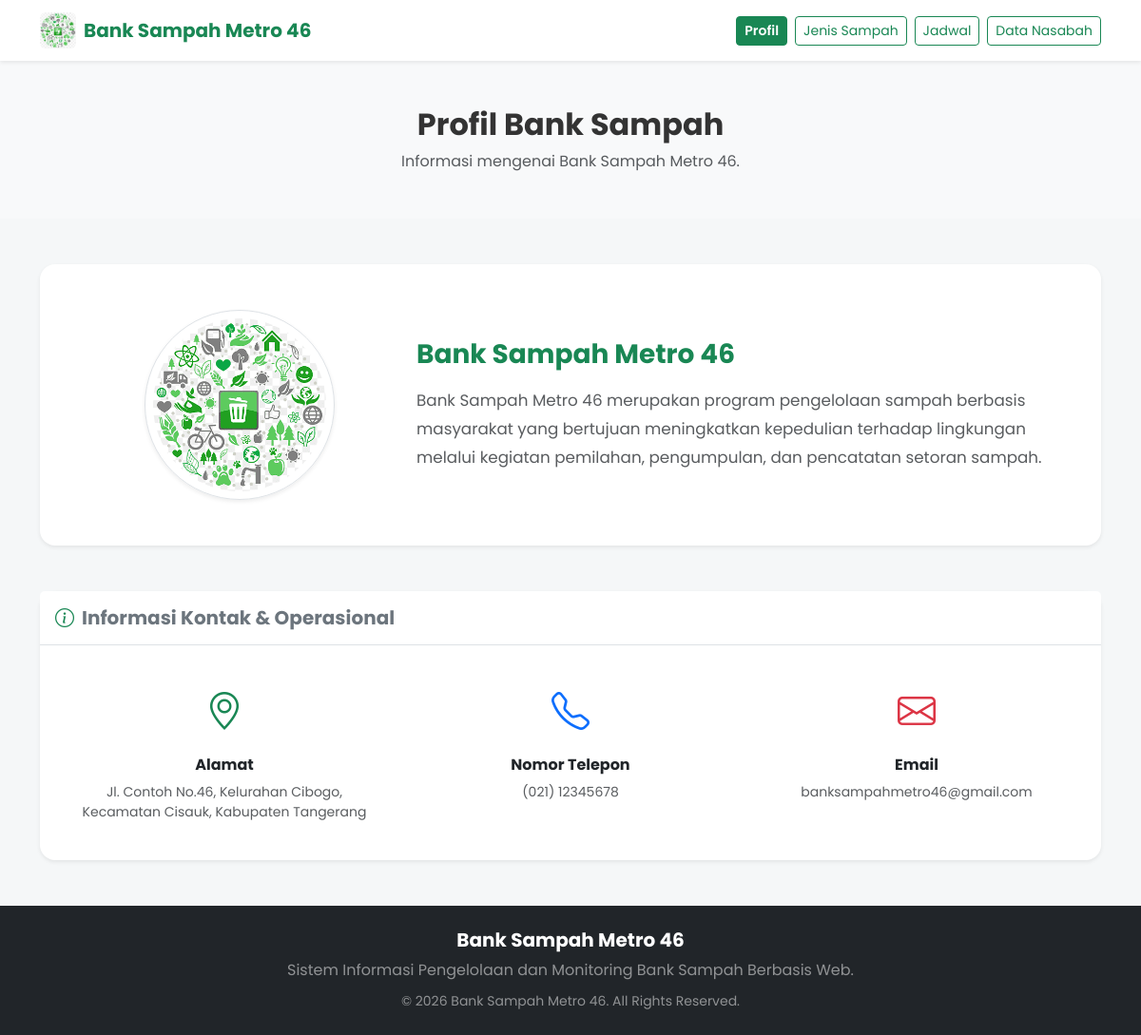
The page /pages/profil.php on the database as committed earlier.
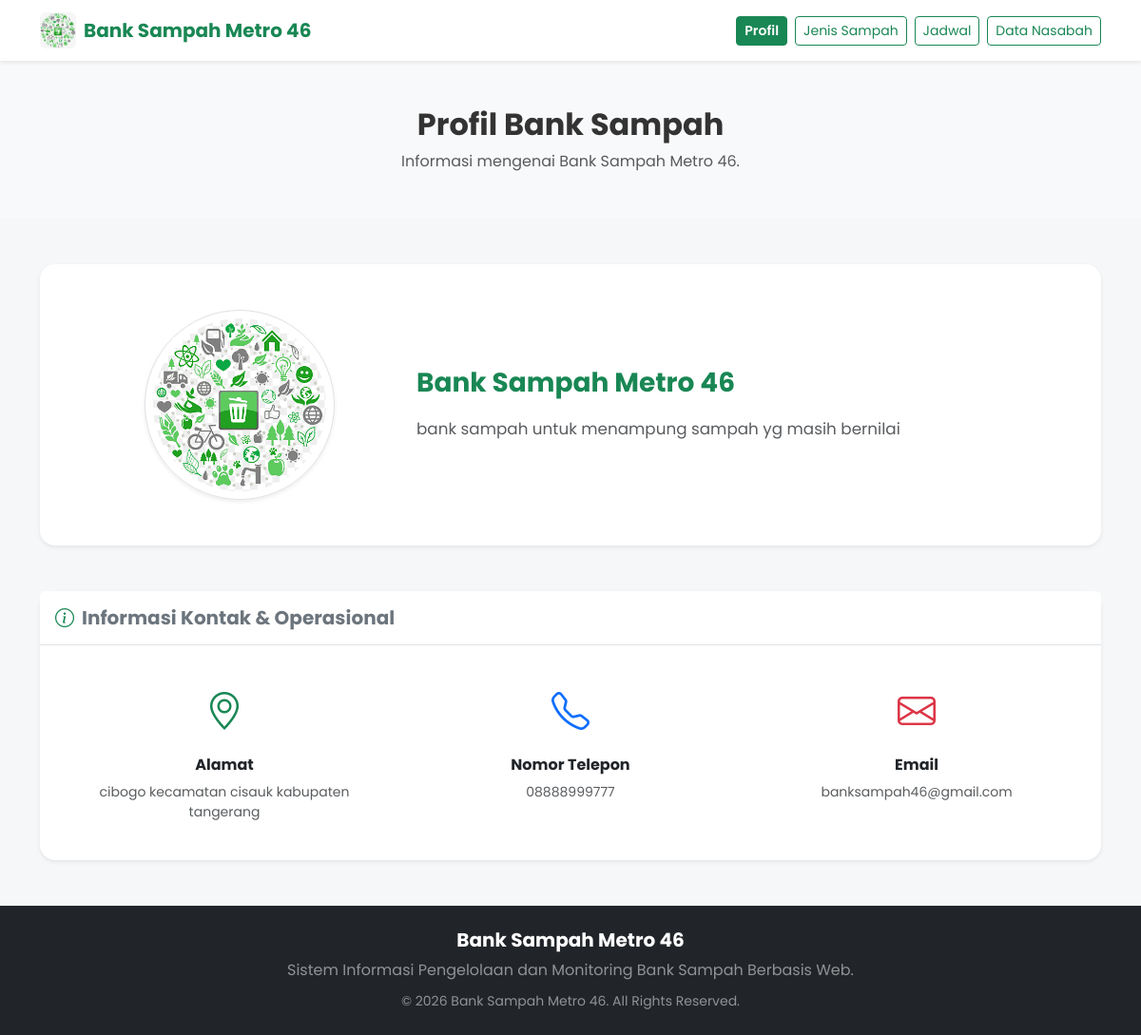
The same page on the database as committed later.
### tables this page shows
CREATE TABLE `profil` (
  `id_profil` int(10) UNSIGNED NOT NULL,
  `nama_bank_sampah` varchar(100) NOT NULL,
  `alamat` varchar(255) NOT NULL,
  `telepon` varchar(20) NOT NULL,
  `email` varchar(100) NOT NULL,
  `deskripsi` text NOT NULL,
  `logo` varchar(255) DEFAULT NULL
);

### pages/profil.php (the view, shortened to what the changed rows need)
<?php
require_once "../config/koneksi.php";
$namaBank   = "Bank Sampah Metro 46";
$deskripsi  = "Bank Sampah Metro 46 merupakan program pengelolaan sampah berbasis masyarakat yang bertujuan meningkatkan kepedulian terhadap lingkungan melalui kegiatan pemilahan, pengumpulan, dan pencatatan setoran sampah.";
$alamat     = "Jl. Contoh No.46, Kelurahan Cibogo, Kecamatan Cisauk, Kabupaten Tangerang";
$telepon    = "(021) 12345678";
$email      = "banksampahmetro46@gmail.com";
$sqlProfil = "SELECT * FROM profil LIMIT 1";
$resProfil = mysqli_query($koneksi, $sqlProfil);
if ($resProfil && mysqli_num_rows($resProfil) > 0) {
    $data = mysqli_fetch_assoc($resProfil);
    if (!empty($data['nama_bank_sampah'])) $namaBank = $data['nama_bank_sampah'];
    if (!empty($data['deskripsi']))        $deskripsi = $data['deskripsi'];
    if (!empty($data['alamat']))           $alamat    = $data['alamat'];
    if (!empty($data['telepon'])) {
        $telepon = $data['telepon'];
    } elseif (!empty($data['no_hp'])) {
        $telepon = $data['no_hp'];
    }
    if (!empty($data['email']))            $email     = $data['email'];
}
?>
<!DOCTYPE html>
<html lang="id">
<head>
    <link href="https://cdn.jsdelivr.net/npm/bootstrap@5.3.7/dist/css/bootstrap.min.css" rel="stylesheet">
    <link href="https://cdn.jsdelivr.net/npm/bootstrap-icons@1.13.1/font/bootstrap-icons.min.css" rel="stylesheet">
    <link rel="stylesheet" href="../assets/css/style.css">
</head>
<body class="d-flex flex-column min-vh-100">
    <?php include "components/navbar.php"; ?>
    <section class="bg-light py-5">
        <div class="container text-center">
            <h2 class="fw-bold">Profil Bank Sampah</h2>
            <p class="text-muted mb-0">Informasi mengenai <?= htmlspecialchars($namaBank); ?>.</p>
        </div>
    </section>
    <section class="py-5">
        <div class="container">
            <div class="card shadow-sm border-0 rounded-4">
                <div class="card-body p-4 p-md-5">
                    <div class="row align-items-center g-4">
                        <div class="col-lg-8">
                            <h3 class="fw-bold mb-3 text-success">
                                <?= htmlspecialchars($namaBank); ?>
                            </h3>
                            <p class="text-muted mb-0 style-text" style="line-height: 1.8; font-size: 1.05rem;">
                                <?= nl2br(htmlspecialchars($deskripsi)); ?>
                            </p>
                        </div>
                    </div>
                </div>
            </div>
        </div>
    </section>
    <section class="pb-5">
        <div class="container">
            <div class="card shadow-sm border-0 rounded-4">
                <div class="card-body p-4">
                    <div class="row g-4">
                        <div class="col-md-4">
                            <div class="text-center p-3 h-100 border-end-md">
                                <i class="bi bi-geo-alt fs-1 text-success"></i>
                                <h6 class="mt-3 fw-bold">Alamat</h6>
                                <p class="text-muted mb-0 small">
                                    <?= nl2br(htmlspecialchars($alamat)); ?>
                                </p>
                            </div>
                        </div>
                        <div class="col-md-4">
                            <div class="text-center p-3 h-100 border-end-md">
                                <i class="bi bi-telephone fs-1 text-primary"></i>
                                <h6 class="mt-3 fw-bold">Nomor Telepon</h6>
                                <p class="text-muted mb-0 small">
                                    <?= htmlspecialchars($telepon); ?>
                                </p>
                            </div>
                        </div>
                        <div class="col-md-4">
                            <div class="text-center p-3 h-100">
                                <i class="bi bi-envelope fs-1 text-danger"></i>
                                <h6 class="mt-3 fw-bold">Email</h6>
                                <p class="text-muted mb-0 small">
                                    <?= htmlspecialchars($email); ?>
                                </p>
                            </div>
                        </div>
                    </div>
                </div>
            </div>
        </div>
    </section>
    <?php include "components/footer.php"; ?>
</body>
</html>

### pages/components/navbar.php (shortened to what the changed rows need)
<?php
$basePath = file_exists("pages/components/navbar.php") ? "" : "../";
$logoPath = $basePath . "assets/img/" . ($logoFile ?? 'logo.png');
?>
<nav class="navbar navbar-expand-lg navbar-light bg-white shadow-sm sticky-top py-2">
    <div class="container">
        <a class="navbar-brand d-flex align-items-center fw-bold text-success" href="<?= $basePath; ?>index.php">
            <img src="<?= $logoPath; ?>"
                 alt="Logo <?= htmlspecialchars($namaBank ?? 'Bank Sampah'); ?>"
                 class="me-2 rounded"
                 style="height: 38px; width: auto; object-fit: contain;"
                 onerror="this.src='<?= $basePath; ?>assets/img/logo.png';">
            <span><?= htmlspecialchars($namaBank ?? 'Bank Sampah Metro 46'); ?></span>
        </a>
    </div>
</nav>

### pages/components/footer.php (shortened to what the changed rows need)
<footer class="bg-dark text-white py-4 mt-auto">
    <div class="container text-center">
        <h5 class="fw-bold mb-2"><?= htmlspecialchars($namaBank ?? 'Bank Sampah Metro 46'); ?></h5>
        <p class="mb-2 text-white-50">Sistem Informasi Pengelolaan dan Monitoring Bank Sampah Berbasis Web.</p>
        <small class="text-white-50">&copy; <?= date('Y'); ?> <?= htmlspecialchars($namaBank ?? 'Bank Sampah Metro 46'); ?>. All Rights Reserved.</small>
    </div>
</footer>

Rows that differ between the two databases and show on the page:
added profil: nama_bank_sampah "Bank Sampah Metro 46", deskripsi "bank sampah untuk menampung sampah yg masih bernilai", alamat "cibogo kecamatan cisauk kabupaten tangerang", telepon "08888999777", email "banksampah46@gmail.com"
Other text that changed with them:
$namaBank: "Bank Sampah Metro 46" → (not shown)
$deskripsi: "Bank Sampah Metro 46 merupakan program pengelolaan sampah berbasis masyarakat yang bertujuan meningkatkan kepedulian terhadap lingkungan melalui kegiatan pemilahan, pengumpulan, dan pencatatan setoran sampah." → (not shown)
$alamat: "Jl. Contoh No.46, Kelurahan Cibogo, Kecamatan Cisauk, Kabupaten Tangerang" → (not shown)
$telepon: "(021) 12345678" → (not shown)
$email: "banksampahmetro46@gmail.com" → (not shown)
